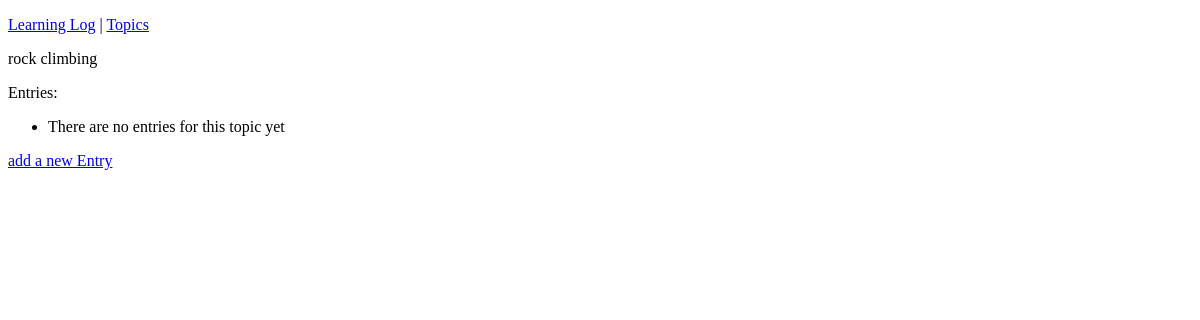
The page /topics/2/ on the database as committed earlier.
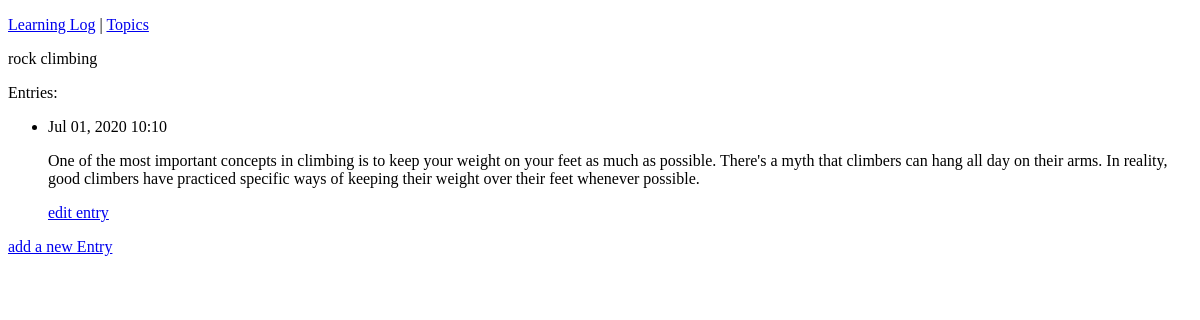
The same page on the database as committed later.
### learning_logs/models.py (models this page shows, shortened)
class Entry(models.Model):
    topic= models.ForeignKey(Topic, on_delete=models.CASCADE)  #id dei topics
    text= models.TextField()
    date_added=models.DateTimeField(auto_now_add=True)
    """Meta contiene informazioni supplementari per la gestione dei modelli"""
    class Meta:
        verbose_name_plural= "entries" #entries invece di entrys

### learning_logs/views.py (the view)
# urls.py: url(r'^topics/(?P<topic_id>\d+)/$', views.topic, name="topic"), #? indica l'inizio della query, \d+ indica di catturare ogni numero digitat
def topic(request, topic_id):
    topic= Topic.objects.get(id=topic_id)
    entries= topic.entry_set.order_by('-date_added')
    context= {'topic': topic, 'entries': entries}
    return  render(request, 'topic.html', context)

### learning_logs/models.py (called while the page is built)
    def __str__(self):
        return self.text

### learning_logs/templates/topic.html (shortened to what this page needs)
<!DOCTYPE html>
<html lang="en">
{% extends 'base.html' %}
{% block content %}
    <p>{{ topic }}</p>
    <p>Entries:</p>
    <ul>
    {% for entry in entries %}
    <li>
        <p>{{ entry.date_added|date:'M d, Y H:i' }}</p>
        <p>{{ entry.text|linebreaks }}</p>
    <p>
        <a href="{% url "learning_logs:edit_entry" entry.id %}" >edit entry</a>
    </p>
    </li>
    {% empty %}
    <li>
        There are no entries for this topic yet
    </li>
    {% endfor %}
    </ul>
    <a href="{% url "learning_logs:new_entry" topic.id %}" >add a new Entry</a>
{% endblock content %}

Rows that differ between the two databases and show on the page:
added Entry: date_added "Jul 01, 2020 10:10", text "One of the most important concepts in climbing is to keep your weight on your feet as much as possible. There's a myth that climbers can hang all day on their arms. In reality, good climbers have practiced specific ways of keeping their weight over their feet whenever possible."
Other text that changed with them:
text no longer shown: "There are no entries for this topic yet"
